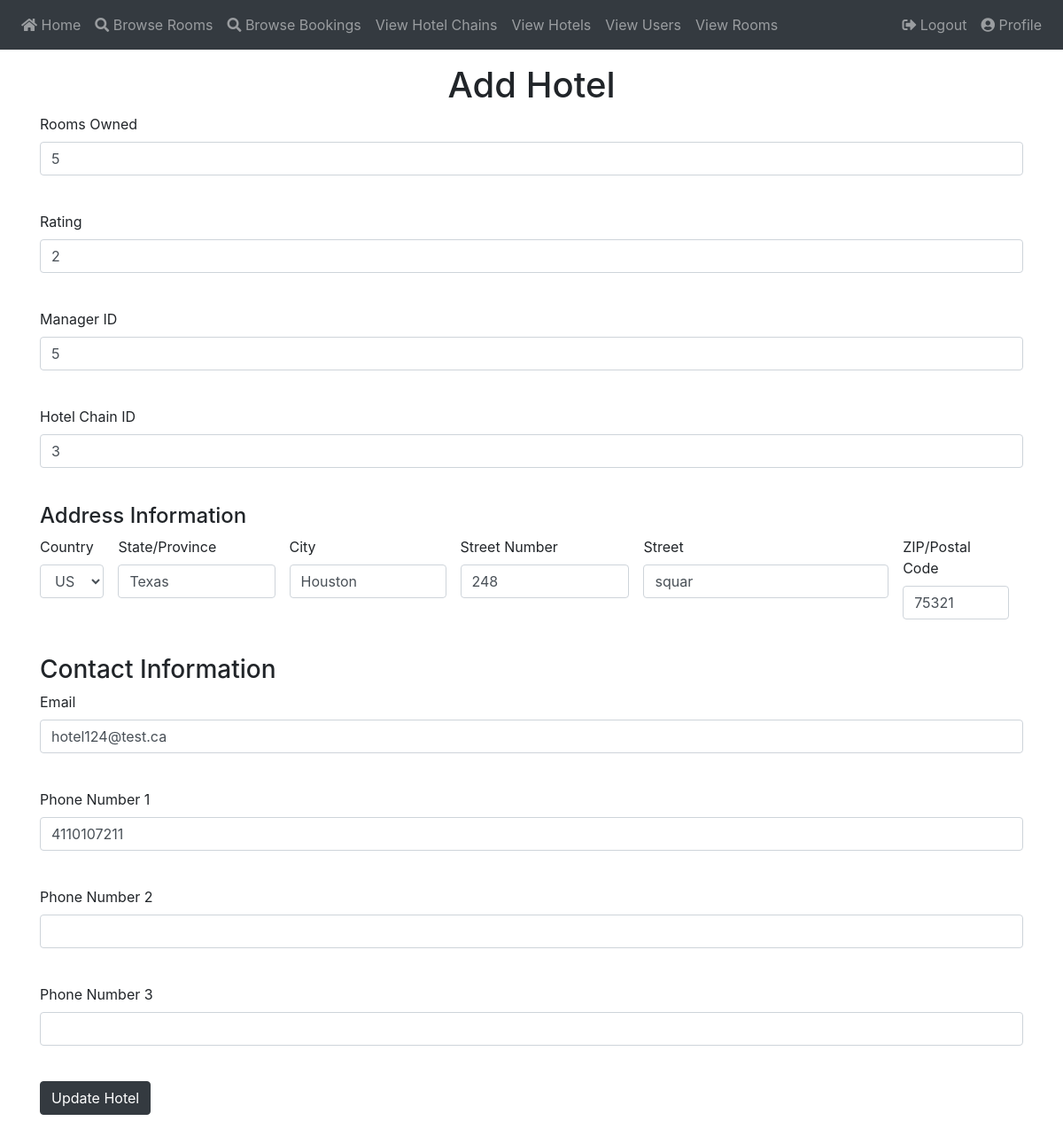
Before: /edit_hotel/23 (signed in) with the older database file.
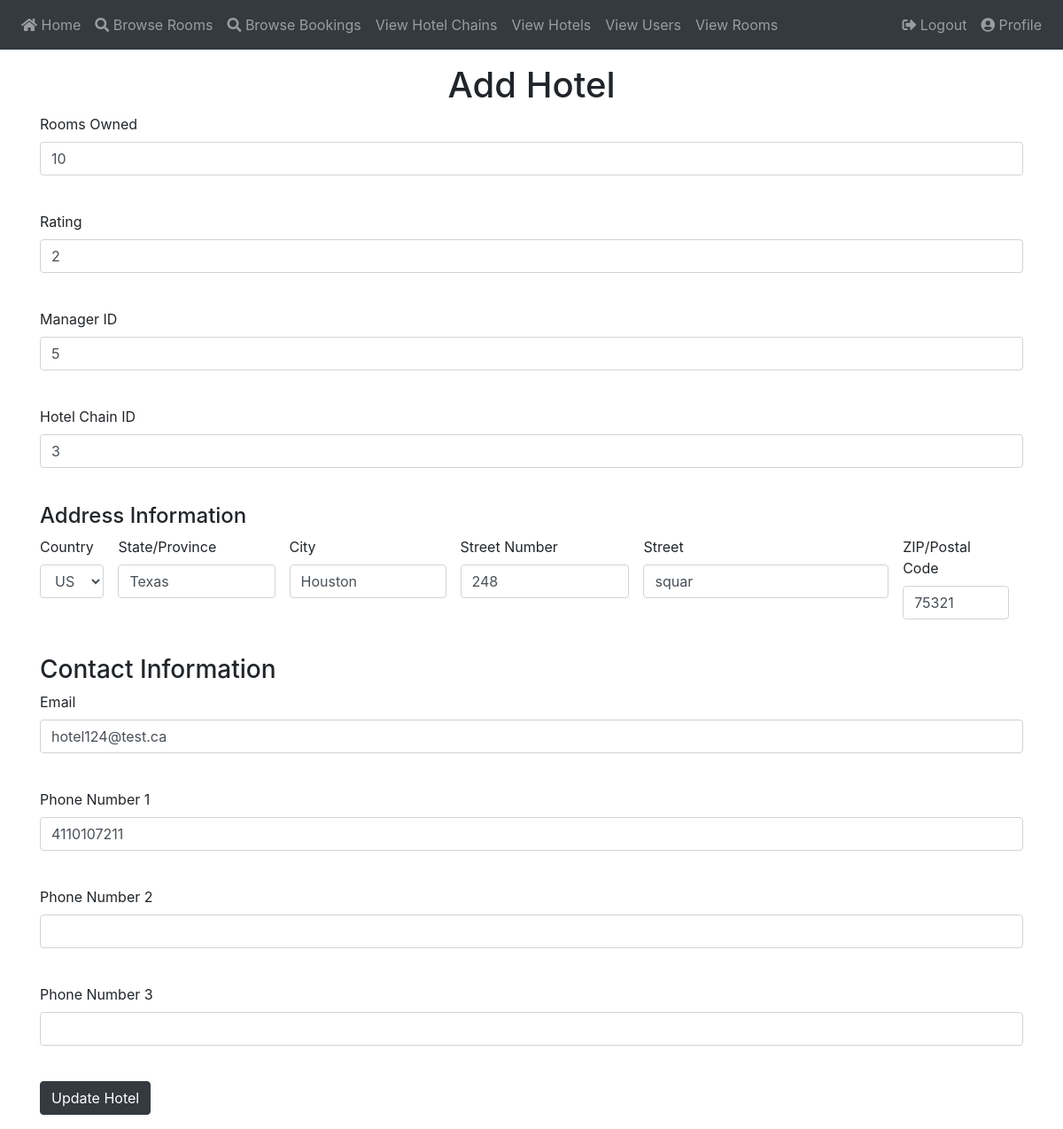
After: the same page with the newer database file.
### app/models.py (models this page shows)
class Hotel(db.Model):
    id          = db.Column(db.Integer, primary_key = True)
    rooms_amt   = db.Column(db.Integer, nullable = False)
    rating      = db.Column(db.Integer, nullable = False)
    email       = db.Column(db.String(128), nullable = False)
    address     = db.Column(db.Integer, db.ForeignKey('addr.id'))
    phone       = db.Column(db.Integer, db.ForeignKey('phone.id'))
    manager     = db.Column(db.Integer, db.ForeignKey('user.id'))
    owned_by    = db.Column(db.Integer, db.ForeignKey('chain.id'))
    rooms       = db.relationship("Room", backref = 'hotel', lazy='dynamic')

### app/routes.py (the view)
@app.route("/edit_hotel/<hotel_id>", methods = ["GET", "POST"])
@login_required
def edit_hotel(hotel_id):
    if current_user.priv > 1:
        hotel = Hotel.query.get(hotel_id)
        addr = Addr.query.get(hotel.address)
        ph = Phone.query.get(hotel.phone)
        form = EditHotelForm()
        if form.validate_on_submit():
            edit_addr(form, addr)
            edit_phone(form, ph)
            hotel.rooms_amt = form.rooms_amt.data
            chain.manager = form.manager.data
            chain.rating = form.rating.data
            chain.email = form.email.data
            chain.owned_by = form.owned_by.data
            db.session.commit()
            flash("Modifications have been saved!")
            return redirect(url_for('view_hotels'))
        elif request.method == "GET":
            form.rooms_amt.data = hotel.rooms_amt
            form.manager.data = hotel.manager
            form.rating.data = hotel.rating
            form.email.data = hotel.email
            form.owned_by.data = hotel.owned_by
            fill_addr_form(form, addr)
            fill_phone_form(form, ph)
        return render_template("add_hotel.html", title="Edit Hotel", form=form, hotel_id = hotel_id)
    else:
        return redirect(url_for('view_hotels'))

### app/forms.py (shortened to what this page needs)
class EditHotelForm(FlaskForm):
    rooms_amt = IntegerField("Rooms Owned", validators=[DataRequired()])
    rating = IntegerField("Rating", validators=[DataRequired()])
    email = StringField('Email', validators=[DataRequired(), Email()])
    manager = IntegerField("Manager ID", validators=[DataRequired()])
    owned_by = IntegerField("Hotel Chain ID", validators=[DataRequired()])
    phone1 = StringField('Phone Number 1', validators=[DataRequired()])
    phone2 = StringField('Phone Number 2')
    phone3 = StringField('Phone Number 3')
    country = SelectField("Country", choices=[("us", "US"), ('CAD', "Canada")], validators=[DataRequired()])
    state = StringField("State/Province", validators=[DataRequired()])
    city = StringField('City', validators=[DataRequired()])
    street_num = IntegerField("Street Number", validators=[DataRequired()])
    street = StringField("Street", validators=[DataRequired()])
    zip = StringField('ZIP/Postal Code', validators=[DataRequired()])
    submit = SubmitField('Update Hotel')

### app/models.py (called while the page is built)
@login.user_loader
def load_user(id):
    return User.query.get(int(id))

### app/templates/add_hotel.html (shortened to what this page needs)
{% extends "base.html" %}
{% block content %}
    <h1 class="text-center">Add Hotel</h1>
    <form action="" method="post">
        <div class="d-flex align-content-start">
            {% include "add_type/hotel.html" %}
        </div>
        <div class="d-flex align-content-start flex-column">
            {% include "add_type/address.html" %}
            {% include "add_type/contact.html" %}
        </div>
        <div class="container">
            <p>{{ form.submit(class="btn btn-dark") }}</p>
        </div>
    </form>
{% endblock %}

### app/templates/add_type/hotel.html (shortened to what this page needs)
{% block content %}
    <div class="container">
        <p>
            {{ form.rooms_amt.label }}<br>
            {{ form.rooms_amt(size=20, class="form-control") }}<br>
        </p>
        <p>
            {{ form.rating.label }}<br>
            {{ form.rating(size=20, class="form-control") }}<br>
        </p>
        <p>
            {{ form.manager.label }}<br>
            {{ form.manager(size=20, class="form-control") }}<br>
        </p>
        <p>
            {{ form.owned_by.label }}<br>
            {{ form.owned_by(size=20, class="form-control") }}<br>
        </p>
    </div>
{% endblock %}

### app/templates/add_type/contact.html (shortened to what this page needs)
{% block content %}
    {% if form %}
    <div class="container">
        <h3>Contact Information</h3>
        <p>
            {{ form.email.label }}<br>
            {{ form.email(size=64, class="form-control") }}<br>
        </p>
        <p>
            {{ form.phone1.label }}<br>
            {{ form.phone1(size=12, class="form-control") }}<br>
        </p>
        <p>
            {{ form.phone2.label }}<br>
            {{ form.phone2(size=12, class="form-control") }}<br>
        </p>
        <p>
            {{ form.phone3.label }}<br>
            {{ form.phone3(size=12, class="form-control") }}<br>
        </p>
    </div>
    {% endif %}
{% endblock %}

Changed rows visible on the page:
changed Hotel "hotel124@test.ca": rooms_amt "5" → "10"
